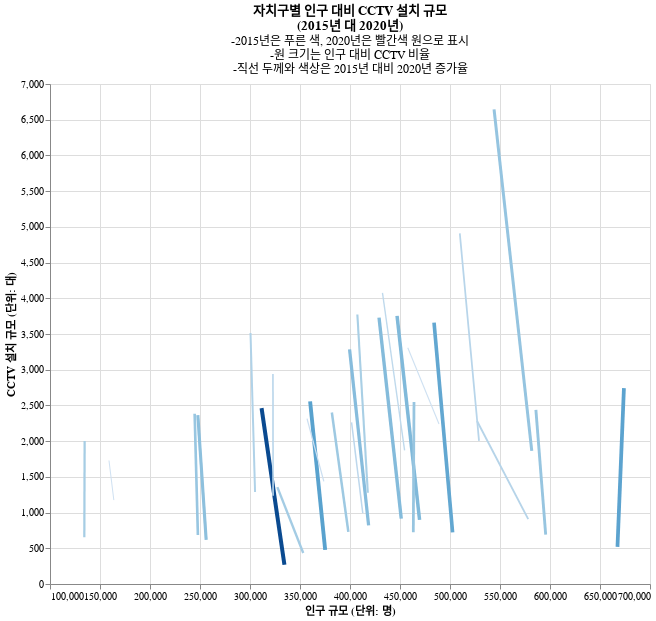

Source (notebook cell):
### Markdown cell above
### 3.3 이동궤적 시각화

### Code cell
move = alt.Chart(df).mark_line(
).encode(
    alt.X('인구_규모_2015:Q',
          scale=alt.Scale(domain=[100000, 700000]),
          title = '인구 규모 (단위: 명)'
         ),
    alt.X2('인구_규모_2020:Q'),
    
    alt.Y('CCTV_규모_2015:Q',
          scale=alt.Scale(domain=[0, 7000]),
          title = 'CCTV 설치 규모 (단위: 대)'
         ),
    alt.Y2('CCTV_규모_2020:Q'),
    
    alt.Color('CCTV_규모_증가율:Q', legend=None),

    alt.Size('CCTV_규모_증가율:O', legend=None),

    tooltip = [
        '자치구', 
        alt.Tooltip('CCTV_규모_증가율:Q', format='.1%')
    ]

).properties(width=600, height=500,
             title={"text": ["자치구별 인구 대비 CCTV 설치 규모", "(2015년 대 2020년)"],
                    "subtitle": ["-2015년은 푸른 색, 2020년은 빨간색 원으로 표시", 
                                     "-원 크기는 인구 대비 CCTV 비율", 
                                     "-직선 두께와 색상은 2015년 대비 2020년 증가율"]
                    },
)
move

### Figure 1 — Vega-Lite specification as saved in the notebook (floating-point values rounded to 4 significant figures)
{"config": {"view": {"continuousWidth": 400, "continuousHeight": 300}}, "data": {"name": "data-834aaa3917406eae2f7f9bdcb8703d34"}, "mark": "line", "encoding": {"color": {"field": "CCTV_규모_증가율", "legend": null, "type": "quantitative"}, "size": {"field": "CCTV_규모_증가율", "legend": null, "type": "ordinal"}, "tooltip": [{"field": "자치구", "type": "nominal"}, {"field": "CCTV_규모_증가율", "format": ".1%", "type": "quantitative"}], "x": {"field": "인구_규모_2015", "scale": {"domain": [100000, 700000]}, "title": "인구 규모 (단위: 명)", "type": "quantitative"}, "x2": {"field": "인구_규모_2020"}, "y": {"field": "CCTV_규모_2015", "scale": {"domain": [0, 7000]}, "title": "CCTV 설치 규모 (단위: 대)", "type": "quantitative"}, "y2": {"field": "CCTV_규모_2020"}}, "height": 500, "title": {"text": ["자치구별 인구 대비 CCTV 설치 규모", "(2015년 대 2020년)"], "subtitle": ["-2015년은 푸른 색, 2020년은 빨간색 원으로 표시", "-원 크기는 인구 대비 CCTV 비율", "-직선 두께와 색상은 2015년 대비 2020년 증가율"]}, "width": 600, "$schema": "https://vega.github.io/schema/vega-lite/v4.17.0.json", "datasets": {"data-834aaa3917406eae2f7f9bdcb8703d34": [{"no": 6, "id": 1, "자치구": "종로구", "CCTV_규모_2015": 1175, "CCTV_규모_2020": 1729, "인구_규모_2015": 163822, "인구_규모_2020": 158996, "CCTV_규모_증가율": 47.15}, {"no": 11, "id": 2, "자치구": "중구", "CCTV_규모_2015": 654, "CCTV_규모_2020": 2001, "인구_규모_2015": 134329, "인구_규모_2020": 134635, "CCTV_규모_증가율": 206.0}, {"no": 24, "id": 3, "자치구": "용산구", "CCTV_규모_2015": 685, "CCTV_규모_2020": 2383, "인구_규모_2015": 247909, "인구_규모_2020": 244645, "CCTV_규모_증가율": 247.9}, {"no": 20, "id": 4, "자치구": "성동구", "CCTV_규모_2015": 1289, "CCTV_규모_2020": 3515, "인구_규모_2015": 305065, "인구_규모_2020": 300505, "CCTV_규모_증가율": 172.7}, {"no": 13, "id": 5, "자치구": "광진구", "CCTV_규모_2015": 477, "CCTV_규모_2020": 2556, "인구_규모_2015": 375180, "인구_규모_2020": 360109, "CCTV_규모_증가율": 435.8}, {"no": 2, "id": 6, "자치구": "동대문구", "CCTV_규모_2015": 1436, "CCTV_규모_2020": 2315, "인구_규모_2015": 373824, "인구_규모_2020": 357014, "CCTV_규모_증가율": 61.21}, {"no": 8, "id": 7, "자치구": "중랑구", "CCTV_규모_2015": 821, "CCTV_규모_2020": 3285, "인구_규모_2015": 418620, "인구_규모_2020": 399562, "CCTV_규모_증가율": 300.1}, {"no": 17, "id": 8, "자치구": "성북구", "CCTV_규모_2015": 897, "CCTV_규모_2020": 3754, "인구_규모_2015": 469560, "인구_규모_2020": 447056, "CCTV_규모_증가율": 318.5}, {"no": 7, "id": 9, "자치구": "강북구", "CCTV_규모_2015": 270, "CCTV_규모_2020": 2462, "인구_규모_2015": 334426, "인구_규모_2020": 311569, "CCTV_규모_증가율": 811.9}, {"no": 0, "id": 10, "자치구": "도봉구", "CCTV_규모_2015": 434, "CCTV_규모_2020": 1356, "인구_규모_2015": 353241, "인구_규모_2020": 327361, "CCTV_규모_증가율": 212.4}, {"no": 18, "id": 11, "자치구": "노원구", "CCTV_규모_2015": 909, "CCTV_규모_2020": 2282, "인구_규모_2015": 578221, "인구_규모_2020": 527032, "CCTV_규모_증가율": 151.0}, {"no": 1, "id": 12, "자치구": "은평구", "CCTV_규모_2015": 722, "CCTV_규모_2020": 3660, "인구_규모_2015": 502578, "인구_규모_2020": 484043, "CCTV_규모_증가율": 406.9}, {"no": 21, "id": 13, "자치구": "서대문구", "CCTV_규모_2015": 1235, "CCTV_규모_2020": 2939, "인구_규모_2015": 323105, "인구_규모_2020": 322952, "CCTV_규모_증가율": 138.0}, {"no": 14, "id": 14, "자치구": "마포구", "CCTV_규모_2015": 729, "CCTV_규모_2020": 2401, "인구_규모_2015": 398351, "인구_규모_2020": 381858, "CCTV_규모_증가율": 229.4}, {"no": 22, "id": 15, "자치구": "양천구", "CCTV_규모_2015": 2241, "CCTV_규모_2020": 3307, "인구_규모_2015": 489010, "인구_규모_2020": 457781, "CCTV_규모_증가율": 47.57}, {"no": 10, "id": 16, "자치구": "강서구", "CCTV_규모_2015": 691, "CCTV_규모_2020": 2437, "인구_규모_2015": 595691, "인구_규모_2020": 585901, "CCTV_규모_증가율": 252.7}, {"no": 5, "id": 17, "자치구": "구로구", "CCTV_규모_2015": 1872, "CCTV_규모_2020": 4075, "인구_규모_2015": 454604, "인구_규모_2020": 432488, "CCTV_규모_증가율": 117.7}, {"no": 4, "id": 18, "자치구": "금천구", "CCTV_규모_2015": 619, "CCTV_규모_2020": 2365, "인구_규모_2015": 256167, "인구_규모_2020": 247835, "CCTV_규모_증가율": 282.1}, {"no": 23, "id": 19, "자치구": "영등포구", "CCTV_규모_2015": 1278, "CCTV_규모_2020": 3773, "인구_규모_2015": 417811, "인구_규모_2020": 407367, "CCTV_규모_증가율": 195.2}, {"no": 3, "id": 20, "자치구": "동작구", "CCTV_규모_2015": 993, "CCTV_규모_2020": 2262, "인구_규모_2015": 412774, "인구_규모_2020": 401572, "CCTV_규모_증가율": 127.8}, {"no": 15, "id": 21, "자치구": "관악구", "CCTV_규모_2015": 2004, "CCTV_규모_2020": 4909, "인구_규모_2015": 529031, "인구_규모_2020": 509803, "CCTV_규모_증가율": 145.0}, {"no": 16, "id": 22, "자치구": "서초구", "CCTV_규모_2015": 916, "CCTV_규모_2020": 3730, "인구_규모_2015": 451258, "인구_규모_2020": 429025, "CCTV_규모_증가율": 307.2}, {"no": 9, "id": 23, "자치구": "강남구", "CCTV_규모_2015": 1863, "CCTV_규모_2020": 6645, "인구_규모_2015": 581760, "인구_규모_2020": 544055, "CCTV_규모_증가율": 256.7}, {"no": 19, "id": 24, "자치구": "송파구", "CCTV_규모_2015": 520, "CCTV_규모_2020": 2743, "인구_규모_2015": 667480, "인구_규모_2020": 673926, "CCTV_규모_증가율": 427.5}, {"no": 12, "id": 25, "자치구": "강동구", "CCTV_규모_2015": 725, "CCTV_규모_2020": 2547, "인구_규모_2015": 463321, "인구_규모_2020": 463998, "CCTV_규모_증가율": 251.3}]}}
